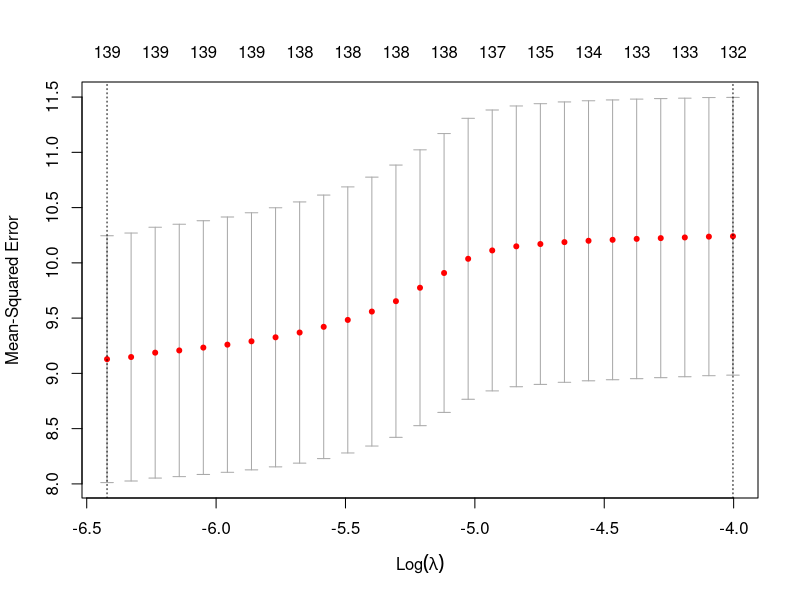

The R source for this figure:
## ---- chunk 1
suppressPackageStartupMessages({
  library(tidyverse)
  library(glmnet)     # LASSO variable selection
  library(sandwich)   # cluster-robust covariance
  library(lmtest)     # coeftest() with a supplied vcov
  library(broom)
})

set.seed(123)
options(scipen = 999, digits = 4)
## ---- chunk 2
raw <- read_csv("data/metro_acs_model_ready_2010_2023.csv", show_col_types = FALSE) %>%
  mutate(across(c(year, GEOID), as.integer))

# Time-varying census controls (metro-level). Fixed effects absorb everything
# time-invariant, and each concept appears once (rates, not the raw counts they
# are built from) to avoid the rank-deficiency the earlier all-columns model hit.
controls <- c("log_income", "unemployment_rate", "poverty_rate",
              "log_home_value", "log_pop",
              "race_black_nonhispanic_rate", "hispanic_or_latino_rate",
              "bachelors_plus_rate", "pop_18_to_64_rate")

base <- raw %>%
  mutate(
    log_income     = log(median_household_income),
    log_home_value = log(median_home_value),
    log_pop        = log(total_population)
  )
## ---- chunk 3

raw

## ---- chunk 4
leagues <- c("nfl", "mlb", "nhl", "cfb")

# Stack every league into one long panel: one row per (metro, year, team) that
# actually exists. Each league contributes its own murder rate + performance.
long <- map_dfr(leagues, function(lg) {
  base %>%
    transmute(
      GEOID, year, league = toupper(lg),
      murder_rate        = .data[[paste0(lg, "_murder_rate")]],
      win_pct            = .data[[paste0(lg, "_win_pct")]],
      make_playoffs      = .data[[paste0(lg, "_make_playoffs")]],
      make_playoffs_prev = .data[[paste0(lg, "_make_playoffs_prev")]],
      across(all_of(controls))
    ) %>%
    filter(!is.na(murder_rate), !is.na(win_pct))
}) %>%
  # standardize win % WITHIN league so a pooled coefficient = effect of a
  # 1-SD-better season, comparable across sports
  group_by(league) %>%
  mutate(win_pct_z = as.numeric(scale(win_pct))) %>%
  ungroup() %>%
  # lagged (previous-season) standardized win %, within each team
  mutate(team_id = paste(GEOID, league, sep = "_")) %>%
  group_by(team_id) %>%
  arrange(year, .by_group = TRUE) %>%
  mutate(win_pct_prev_z = lag(win_pct_z)) %>%
  ungroup() %>%
  # drop NA on every model variable so the fitted rows match the cluster vector
  drop_na(all_of(c("win_pct_z", "win_pct_prev_z", "make_playoffs",
                   "make_playoffs_prev", "murder_rate", controls)))

tibble(
  observations = nrow(long),
  teams = n_distinct(long$team_id),
  metros = n_distinct(long$GEOID),
  years = n_distinct(long$year)
)
count(long, league)
## ---- chunk 5
sports_terms <- c("win_pct_z", "win_pct_prev_z", "make_playoffs", "make_playoffs_prev")

rhs <- paste(c("win_pct_z", "win_pct_prev_z", "make_playoffs",
               "make_playoffs_prev", controls, "factor(year)"),
             collapse = " + ")

# pooled, league intercepts only (no team fixed effects)
fit_naive <- lm(as.formula(paste("murder_rate ~", rhs, "+ factor(league)")), data = long)
# one big model WITH team fixed effects
fit_fe    <- lm(as.formula(paste("murder_rate ~", rhs, "+ factor(team_id)")), data = long)

# metro-clustered coefficients for the sports terms
clustered <- function(fit) {
  V <- sandwich::vcovCL(fit, cluster = long$GEOID, type = "HC1")
  broom::tidy(lmtest::coeftest(fit, vcov. = V)) %>%
    filter(term %in% sports_terms)
}
## ---- chunk 6
lasso_form <- as.formula(
  paste("~", paste(c(sports_terms, controls, "factor(year)", "factor(team_id)"),
                   collapse = " + ")))
X <- model.matrix(lasso_form, data = long)[, -1]
y <- long$murder_rate

# 0 = forced in (the fixed-effect dummies), 1 = penalized/selectable (everything else)
is_fe <- grepl("^factor\\(year\\)|^factor\\(team_id\\)", colnames(X))
penalty <- ifelse(is_fe, 0, 1)
cat(ncol(X), "columns |", sum(is_fe), "fixed-effect dummies forced in |",
    sum(!is_fe), "penalized (sports + census)\n")

set.seed(123)
cv_lasso <- cv.glmnet(X, y, alpha = 1, penalty.factor = penalty, nfolds = 10)
plot(cv_lasso)

# substantive (non-fixed-effect) variables LASSO keeps at each lambda
kept <- function(s) {
  co <- coef(cv_lasso, s = s)[, 1]
  co <- co[co != 0 & !grepl("^factor\\(|Intercept", names(co))]
  tibble(variable = names(co), coefficient = round(co, 4))
}
## ---- chunk 7
cat("--- kept at lambda.min (looser) ---\n"); print(kept("lambda.min"))
cat("\n--- kept at lambda.1se (parsimonious) ---\n")
k1 <- kept("lambda.1se")
if (nrow(k1) == 0) cat("(none -- only the fixed effects survive)\n") else print(k1)
## ---- chunk 8
selected <- kept("lambda.min")$variable
selected_sports <- intersect(selected, sports_terms)
selected_ctrls  <- intersect(selected, controls)

post_rhs <- paste(c(selected_sports, selected_ctrls,
                    "factor(year)", "factor(team_id)"), collapse = " + ")
post_fit <- lm(as.formula(paste("murder_rate ~", post_rhs)), data = long)

V <- sandwich::vcovCL(post_fit, cluster = long$GEOID, type = "HC1")
broom::tidy(lmtest::coeftest(post_fit, vcov. = V)) %>%
  filter(term %in% sports_terms) %>%
  mutate(across(where(is.numeric), ~round(.x, 4)))
## ---- chunk 9
nv <- clustered(fit_naive) %>% select(term, naive_coef = estimate, naive_p = p.value)
fe <- clustered(fit_fe) %>%
  select(term, fe_coef = estimate, fe_cluster_se = std.error, fe_p = p.value)

left_join(nv, fe, by = "term") %>%
  mutate(term = factor(term, levels = sports_terms)) %>%
  arrange(term) %>%
  mutate(across(where(is.numeric), ~round(.x, 4)))
## ---- chunk 10
tibble(
  model = c("naive (league intercepts)", "team fixed effects"),
  n = nrow(long),
  # R^2 is dominated by the team dummies in the FE model (each team has its own
  # intercept), so a high value mostly reflects that murder rates differ across
  # cities, not covariate predictive power.
  r_squared = c(summary(fit_naive)$r.squared, summary(fit_fe)$r.squared),
  adj_r_squared = c(summary(fit_naive)$adj.r.squared, summary(fit_fe)$adj.r.squared)
)
## ---- chunk 11
no_sports_rhs   <- paste(c(controls, "factor(year)", "factor(team_id)"), collapse = " + ")
sports_only_rhs <- paste(sports_terms, collapse = " + ")

fit_no_sports   <- lm(as.formula(paste("murder_rate ~", no_sports_rhs)),   data = long)
fit_sports_only <- lm(as.formula(paste("murder_rate ~", sports_only_rhs)), data = long)

mse <- function(fit) mean(residuals(fit)^2)

tibble(
  model = c("sports factors only (no controls, no FE)",
            "no sports factors (controls + FE only)",
            "full model (sports + controls + FE)"),
  mse   = c(mse(fit_sports_only), mse(fit_no_sports), mse(fit_fe))
) %>%
  mutate(mse = round(mse, 4))
## ---- chunk 12
suppressPackageStartupMessages({
  library(tidyverse)
  library(glmnet)     # LASSO variable selection
  library(sandwich)   # cluster-robust covariance
  library(lmtest)     # coeftest() with a supplied vcov
  library(broom)
})

set.seed(123)
options(scipen = 999, digits = 4)
## ---- chunk 13
raw <- read_csv("data/metro_acs_model_ready_2010_2023.csv", show_col_types = FALSE) %>%
  mutate(across(c(year, GEOID), as.integer))
## ---- chunk 14
base <- raw %>%
  mutate(
    log_income     = log(median_household_income),
    log_home_value = log(median_home_value),
    log_pop        = log(total_population)
  )
## ---- chunk 15
race_cols <- c("race_white_nonhispanic_rate","race_black_nonhispanic_rate",
               "race_aian_nonhispanic_rate","race_asian_nonhispanic_rate",
               "race_nhpi_nonhispanic_rate","race_other_nonhispanic_rate",
               "race_two_plus_nonhispanic_rate","hispanic_or_latino_rate")

    
disadv_vars <- c("poverty_rate","unemployment_rate","log_income",
                 "bachelors_plus_rate","race_black_nonhispanic_rate")
## ---- chunk 16
acs <- base %>%
  mutate(
    murder_rate   = rowMeans(across(ends_with("_murder_rate")), na.rm = TRUE),
    ethnic_hetero = 1 - rowSums(across(all_of(race_cols))^2),  # Blau index
    renter_share  = 1 - homeownership_rate,
    youth_share   = pop_under_18_rate
  ) %>%
  filter(!is.nan(murder_rate))
## ---- chunk 17
# concentrated disadvantage = PC1 of the standardized, collinear SES block
# why? log_income (values ~11) would dominate unemployment_rate (values ~0.05) just because its numbers are bigger
Xpc   <- scale(as.matrix(acs[disadv_vars]))
cc    <- complete.cases(Xpc)
pc    <- prcomp(Xpc[cc, , drop = FALSE])
score <- rep(NA_real_, nrow(acs)); score[cc] <- pc$x[, 1]
## ---- chunk 18
# orient the component so larger = more disadvantaged (positive w/ poverty)
acs$disadvantage <- sign(cor(score[cc], acs$poverty_rate[cc])) * score

predictors <- c("disadvantage","ethnic_hetero","renter_share","youth_share","log_pop")
acs <- acs %>% drop_na(all_of(c("murder_rate", predictors)))
## ---- chunk 19
# collinearity is now controlled?
vif_tab <- sapply(predictors, function(v)
  1/(1 - summary(lm(reformulate(setdiff(predictors, v), v), data = acs))$r.squared))
tibble(variable = predictors,
       vif = round(vif_tab, 2),
       pc1_var_share = ifelse(predictors == "disadvantage",                            round((pc$sdev[1]^2)/sum(pc$sdev^2), 3), NA))
## ---- chunk 20
# ---- between estimator: one row per metro (means over years) ----
metro <- acs %>%
  group_by(GEOID) %>%
  summarise(across(all_of(c("murder_rate", predictors)), ~mean(.x, na.rm = TRUE)),
            .groups = "drop") %>%
  mutate(across(all_of(predictors), ~as.numeric(scale(.x))))   # standardized betas

between_fit <- lm(reformulate(predictors, "murder_rate"), data = metro)

cat("Between estimator --", nrow(metro), "metros (standardized betas):\n")
broom::tidy(between_fit) %>%
  filter(term != "(Intercept)") %>%
  arrange(desc(abs(estimate))) %>%
  mutate(across(where(is.numeric), ~round(.x, 3)))
## ---- chunk 21
# ---- pooled OLS + year FE, metro-clustered SEs (keeps within-year variation) ----
pooled <- acs %>% mutate(across(all_of(predictors), ~as.numeric(scale(.x))))
pooled_fit <- lm(reformulate(c(predictors, "factor(year)"), "murder_rate"), data = pooled)
Vp <- sandwich::vcovCL(pooled_fit, cluster = pooled$GEOID, type = "HC1")

cat("Pooled OLS + year FE, metro-clustered SEs (standardized betas):\n")
broom::tidy(lmtest::coeftest(pooled_fit, vcov. = Vp)) %>%
  filter(term %in% predictors) %>%
  arrange(desc(abs(estimate))) %>%
  mutate(across(where(is.numeric), ~round(.x, 3)))
## ---- chunk 22
# standardize each predictor by its WITHIN-metro spread (demean by metro, then scale)
z_within <- function(x, g) {
  d <- x - ave(x, g, FUN = function(z) mean(z, na.rm = TRUE))
  d / sd(d, na.rm = TRUE)
}
fe_dat <- acs %>% mutate(across(all_of(predictors), ~z_within(.x, GEOID), .names = "zw_{.col}"))
zw <- paste0("zw_", predictors)

fe_fit <- lm(reformulate(c(zw, "factor(GEOID)", "factor(year)"), "murder_rate"), data = fe_dat)
Vf <- sandwich::vcovCL(fe_fit, cluster = fe_dat$GEOID, type = "HC1")

cat("Metro + year FE, standardized WITHIN betas, metro-clustered SEs:\n")
broom::tidy(lmtest::coeftest(fe_fit, vcov. = Vf)) %>%
  filter(term %in% zw) %>%
  arrange(desc(abs(estimate))) %>%
  mutate(across(where(is.numeric), ~round(.x, 3)))
